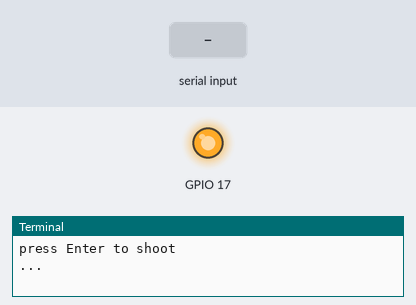
Recording of a program running on a simulated Raspberry Pi (BCM pin numbers). On the bench: output pins drawn as LEDs (lit = HIGH), the last lines printed to the terminal. The test bench sets the inputs (shaded band). The camera gives no picture and a still takes 0.5 s. At 1.8 s the program stops and its outputs stay as they are.

Above: at 1.2 s.
1.3 s: "1" typed at the terminal
At 2.3 s:
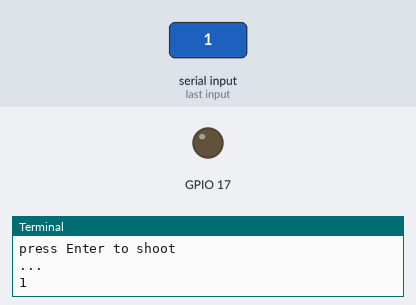
Timing chart, 0 to 3.3 s (numbered marks = the images above; inputs shaded):
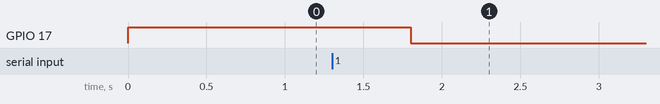

The program:

do_camera.py
```python
import picamera
import os
import RPi.GPIO as GPIO

GPIO.setmode(GPIO.BCM)
GPIO.setup(17, GPIO.OUT)

prefix = 'ir_image'
suffix = '.jpg'
number = 0
filename = prefix + str(number) + suffix

files = os.listdir('.')

while filename in files:
    number += 1
    filename = prefix + str(number) + suffix

cam = picamera.PiCamera()
cam.start_preview()
GPIO.output(17,True)
print "press Enter to shoot"
raw_input("...")
cam.hflip=True
cam.vflip=True
cam.capture(filename)
GPIO.output(17,False)
```

Measured:
- after the input at 1.3 s, GPIO 17: HIGH → LOW after 0.50 s
